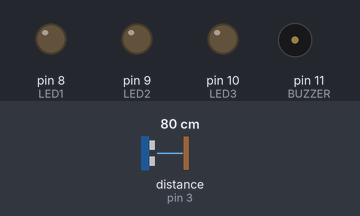
Bench run of a sketch on a simulated Arduino Uno, built with avr-gcc and run on an emulated ATmega328P. On the bench: output pins drawn as LEDs (lit = HIGH), buzzer (waves = sounding, pin HIGH). Wiring (inferred from the names in the program): ultrasonic range finder: trigger pin 2; echo pin 3. The test bench sets the inputs (shaded band); at power-on: distance to the obstacle (sensor on pin 3) 80 cm. The echo pulse lasts 58.3 µs per cm; pins used as bus, display or sensor lines are not drawn; what the sketch prints to the serial monitor is not drawn.

Above: at 1.2 s.
1.3 s: distance to the obstacle (sensor on pin 3) set to 30 cm
2.8 s: distance to the obstacle (sensor on pin 3) set to 24 cm
At 3.8 s:
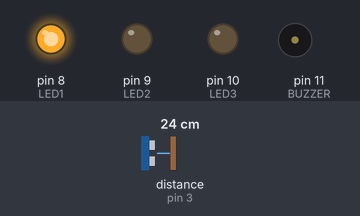
4.3 s: distance to the obstacle (sensor on pin 3) set to 2 cm
At 4.9 s:
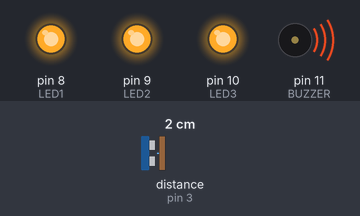
5.8 s: distance to the obstacle (sensor on pin 3) set to 18 cm
At 7.0 s:
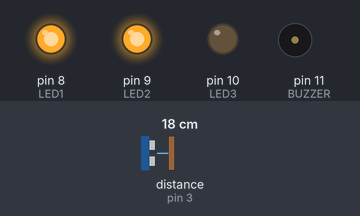
7.3 s: distance to the obstacle (sensor on pin 3) set to 14 cm
At 8.4 s:
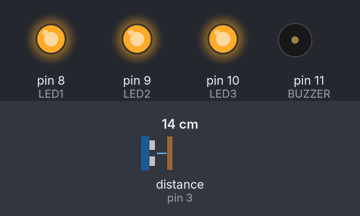
8.8 s: distance to the obstacle (sensor on pin 3) set to 10 cm
At 9.6 s:
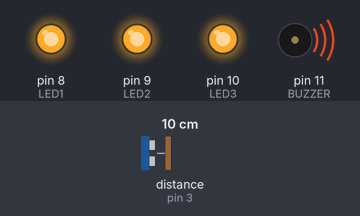
Timing chart, 0 to 11.3 s (numbered marks = the images above; inputs shaded):
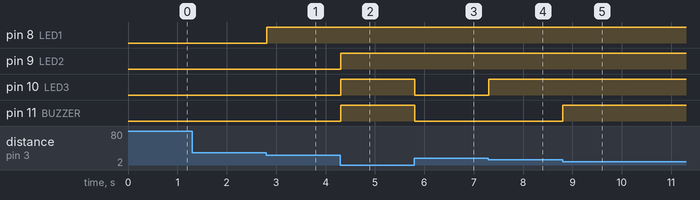

The sketch:

WaterMonitoring.ino
```cpp
#define trigPin 2
#define echoPin 3

int LED1 = 8;
int LED2 = 9;
int LED3 = 10;
int BUZZER = 11;

void setup() {
  Serial.begin(9600);
  pinMode(trigPin, OUTPUT);
  pinMode(echoPin, INPUT);
  pinMode(LED1, OUTPUT);
  pinMode(LED2, OUTPUT);
  pinMode(LED3, OUTPUT);
  pinMode(BUZZER, OUTPUT);
  // put your setup code here, to run once:

}

void loop() {
  long duration, distance;
  digitalWrite(trigPin, LOW);
  delayMicroseconds(2);
  digitalWrite(trigPin, HIGH);
  delayMicroseconds(10);
  digitalWrite(trigPin, LOW);
  duration = pulseIn(echoPin, HIGH);
  distance = (duration/2) / 29.1;
  Serial.println(distance);

  if(distance <= 25)
  {
    digitalWrite(LED1, HIGH);
  }
  else
  {
    digitalWrite(LED1, LOW);
  }
  if(distance <= 20)
  {
    digitalWrite(LED2, HIGH);
  }
  else
  {
    digitalWrite(LED2, LOW);
  }
  if(distance <= 15)
  {
    digitalWrite(LED3, HIGH);
  }
  else
  {
    digitalWrite(LED3, LOW);
  }
  if(distance <= 10)
  {
    digitalWrite(BUZZER, HIGH);
  }
  else
  {
    digitalWrite(BUZZER, LOW);
  }
  // put your main code here, to run repeatedly:

}
```

Measured:
- the behaviour switches between 27 and 26 cm on distance to the obstacle (sensor on pin 3) (found by bisection; images 0 and 1)
- the behaviour switches between 16 and 15 cm on distance to the obstacle (sensor on pin 3) (found by bisection; images 3 and 4)
- the behaviour switches between 12 and 11 cm on distance to the obstacle (sensor on pin 3) (found by bisection; images 4 and 5)
- after the input at 2.8 s, pin 8 (LED1): LOW → HIGH at once
- after the input at 4.3 s, pin 9 (LED2), pin 10 (LED3), pin 11 (BUZZER): LOW → HIGH at once
- after the input at 5.8 s, pin 10 (LED3), pin 11 (BUZZER): HIGH → LOW at once
- after the input at 7.3 s, pin 10 (LED3): LOW → HIGH at once
- after the input at 8.8 s, pin 11 (BUZZER): LOW → HIGH at once
